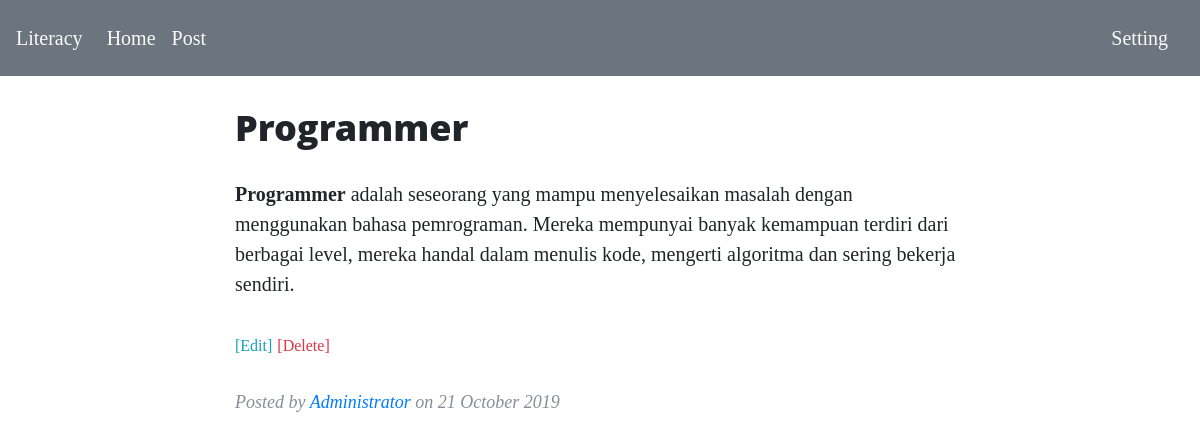
Screenshot of /detail_post.php?id=11 with the database file from the repository.
### tables this page shows
CREATE TABLE `post` (
  `id` int(11) NOT NULL,
  `title` varchar(100) NOT NULL,
  `description` text NOT NULL,
  `post_date` varchar(20) NOT NULL,
  `posted` varchar(100) NOT NULL
);

### detail_post.php (the view, shortened to what this page needs)
<?php
$id = $_GET['id'];
include_once("config.php");
$result = mysqli_query($mysqli, "SELECT * FROM post WHERE id='$id'");
?>
<!DOCTYPE html>
<html lang="en">
<head>
    <link rel="stylesheet" href="<?= 'vendor/bootstrap/css/bootstrap.min.css' ?>">
    <link rel="stylesheet" href="<?= 'css/literasi.css' ?>">
</head>
<body>
    <nav class="navbar navbar-expand-lg navbar-light bg-secondary">
        <a class="navbar-brand text-light" href="<?= 'home.php' ?>">Literacy</a>
        <div class="collapse navbar-collapse" id="navbarSupportedContent">
            <ul class="navbar-nav mr-auto">
                <li class="nav-item">
                    <a class="nav-link text-light" href="<?= 'home.php' ?>">Home</a>
                </li>
                <li class="nav-item">
                    <a class="nav-link text-light" href="<?= 'post.php' ?>">Post</a>
                </li>
                <li class="nav-item">
                    <a class="nav-link text-light" href="<?= 'post_list.php' ?>"><?= $_SESSION['name'] ?></a>
                </li>
            </ul>
            <a style="text-decoration:none;" class="nav-link text-light" data-toggle="collapse" href="#collapseExample" role="button" aria-expanded="false" aria-controls="collapseExample">
                Setting
            </a>
        </div>
    </nav>
    <div class="container">
        <div class="row">
            <div class="col-lg-8 col-md-10 mx-auto">
                <?php while ($content = mysqli_fetch_array($result)) { ?>
                    <div class="post-preview">
                        <a href="post.html">
                            <h2 class="post-title">
                                <?php echo $content['title']; ?>
                            </h2>
                        </a>
                        <p class="post-subtitle">
                            <?php echo $content['description']; ?>
                            <a href="<?= 'edit_post.php?id=' . $content['id'] ?>" class="text-info"><small>[Edit]</small></a>
                            <a href="<?= 'delete_post.php?id=' . $content['id'] ?>" onclick="return confirm('Delete post?')" class="text-danger"><small>[Delete]</small></a>
                        </p>
                        <p class="post-meta">Posted by
                            <a href="#" class="text-primary"><?php echo $content['posted']; ?></a>
                            on <?php echo $content['post_date']  ?></p>
                    </div>
                <?php } ?>
            </div>
        </div>
    </div>
    <?php include_once("footer.php"); ?>

### css/literasi.css (style rules this page uses)
body { font-size: 20px; color: #212529; font-family: Lora, 'Times New Roman', serif }
p { line-height: 1.5; margin: 30px 0 }
p a { text-decoration: underline }
h1, h2, h3, h4, h5, h6 { font-weight: 800; font-family: 'Open Sans', 'Helvetica Neue', Helvetica, Arial, sans-serif }
a { color: #212529; transition: all .2s }
.post-preview>a { color: #212529 }
.post-preview>a>.post-title { font-size: 30px; margin-top: 30px; margin-bottom: 10px }
.post-preview>.post-meta { font-size: 18px; font-style: italic; margin-top: 0; color: #868e96 }
.post-preview>.post-meta>a { text-decoration: none; color: #212529 }
@media only screen and (min-width:768px) { .post-preview>a>.post-title { font-size: 36px } }

### rows the page displays
post: title "Programmer", description "Programmer adalah seseorang yang mampu menyelesaikan masalah dengan menggunakan bahasa pemrograman. Mereka mempunyai banyak kemampuan terdiri dari berbagai level, mereka handal dalam menulis kode, mengerti algoritma dan sering bekerja sendiri.", posted "Administrator", post_date "21 October 2019"
